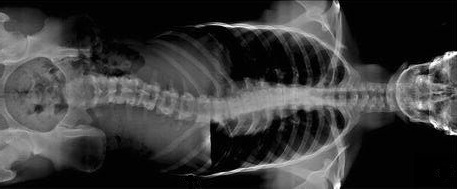
#> input picture spine.jpg, 457 x 189 px
$ python spine_rx.py
#> lines starting #> are read from the running program, lines starting #| are printed output that depends on the picture
import re,numpy as np
from fractions import Fraction
import matplotlib.pyplot as plt
import matplotlib.image as mpimg
from matplotlib.lines import Line2D
from sympy import symbols,sin,cos,lambdify,diff,latex,sympify,simplify

_,ax = plt.subplots()
ax.imshow(mpimg.imread(r'spine.jpg'),extent=[-210,247,-94,95],alpha=.8)

x = symbols('x')
f = 3*(sin((1/80)*x)-(1/100)*x)-4*(2*cos((1/30)*x)+5)
fx = lambdify(x,f,'numpy')
dfx = lambdify(x,diff(f,x),'numpy')

points = [(x,fx(x))for x in np.linspace(-115,133,19)]

def frac_latex(match):
    if(Fraction(float(match.group())).limit_denominator(10000).denominator==1):
        return str(Fraction(float(match.group())).limit_denominator(10000).numerator)
    else:
        return f'\\frac{{{Fraction(float(match.group())).limit_denominator(10000).numerator}}}{{{Fraction(float(match.group())).limit_denominator(10000).denominator}}}'

f = re.sub(r'\b0\.\d+\b',frac_latex,latex(f,mode='inline',fold_short_frac=False))

plt.plot(np.linspace(-115,133,400),fx(np.linspace(-115,133,400)),linestyle='solid',linewidth=2,label=fr'f(x) = {f}',color='white')

for (x_,y_),color in zip(points,plt.cm.rainbow(np.linspace(0,1,len(points)))):
    ax.scatter(x_,y_,color=color,s=50)

ax.axhline(y=0,color='black',linewidth=1)
ax.axvline(x=0,color='black',linewidth=1)
ax.set_xlim(-210,247)
ax.set_ylim(-94,95)
ax.set_xlabel('x')
ax.set_ylabel('f(x)',rotation=0,labelpad=0)
ax.grid(True,linestyle='--',alpha=.5)

flegend = ax.legend(title=fr'función',loc='upper left')
ax.legend(handles=[Line2D([0],[0],marker='o',color='w',markerfacecolor=color,markersize=8,label=f'({int(x)},{int(y)})')for(x,y),color in zip(points,plt.cm.rainbow(np.linspace(0,1,len(points))))],title='puntos',loc='upper right')
ax.add_artist(flegend)

plt.show()
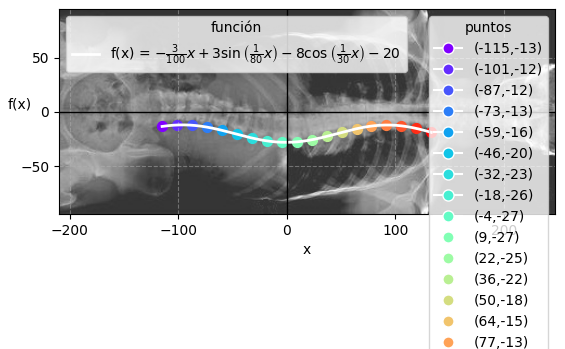
#> figure drawn by matplotlib, 1 panel
